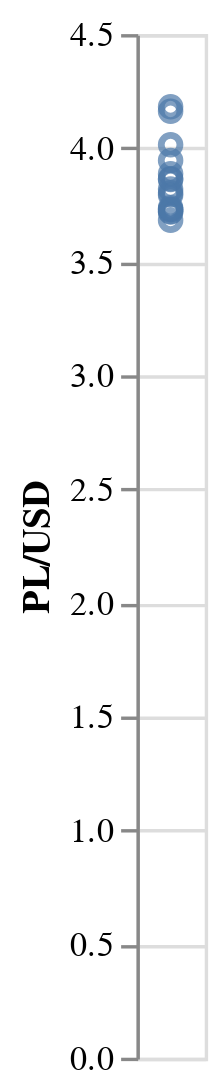

Notebook source saved alongside this figure:
### Code cell
chart = alt.Chart(our_data['USD']).mark_point().encode(y='PL/USD')
chart

### Figure 1 — Vega-Lite specification as saved in the notebook (floating-point values rounded to 4 significant figures)
{"config": {"view": {"continuousWidth": 400, "continuousHeight": 300}}, "data": {"name": "data-cd0b17a2af8f5c413636115bc4e97a62"}, "mark": "point", "encoding": {"y": {"type": "quantitative", "field": "PL/USD"}}, "$schema": "https://vega.github.io/schema/vega-lite/v4.8.1.json", "datasets": {"data-cd0b17a2af8f5c413636115bc4e97a62": [{"CZ/USD": 24.04, "PL/USD": 4.014, "HU/USD": 312.1}, {"CZ/USD": 25.07, "PL/USD": 4.181, "HU/USD": 328.0}, {"CZ/USD": 25.01, "PL/USD": 4.161, "HU/USD": 322.4}, {"CZ/USD": 23.71, "PL/USD": 3.944, "HU/USD": 308.7}, {"CZ/USD": 23.14, "PL/USD": 3.886, "HU/USD": 306.6}, {"CZ/USD": 22.12, "PL/USD": 3.72, "HU/USD": 294.6}, {"CZ/USD": 22.68, "PL/USD": 3.793, "HU/USD": 305.6}, {"CZ/USD": 23.1, "PL/USD": 3.861, "HU/USD": 308.3}, {"CZ/USD": 22.36, "PL/USD": 3.802, "HU/USD": 304.2}, {"CZ/USD": 21.63, "PL/USD": 3.681, "HU/USD": 295.2}, {"CZ/USD": 21.47, "PL/USD": 3.729, "HU/USD": 295.0}, {"CZ/USD": 21.39, "PL/USD": 3.718, "HU/USD": 296.0}, {"CZ/USD": 22.0, "PL/USD": 3.864, "HU/USD": 307.2}, {"CZ/USD": 21.69, "PL/USD": 3.82, "HU/USD": 301.9}, {"CZ/USD": 21.04, "PL/USD": 3.729, "HU/USD": 291.4}, {"CZ/USD": 21.13, "PL/USD": 3.736, "HU/USD": 290.3}, {"CZ/USD": null, "PL/USD": null, "HU/USD": null}, {"CZ/USD": null, "PL/USD": null, "HU/USD": null}]}}
